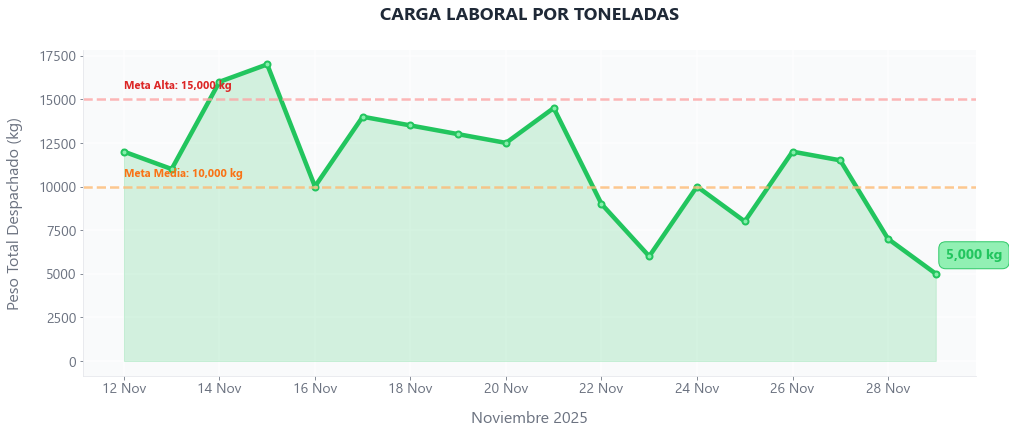
#> input picture data_test/carga_laboral_close_style.png, 1009 x 434 px
$ jupyter execute --allow-errors demo_main.ipynb   (shell and % lines are left out)
#> lines starting #> are read from the running program, lines starting #| are printed output that depends on the picture
### views/generate_dashboard/r_donut.py
from abc import ABC, abstractmethod
from dataclasses import dataclass
from typing import Tuple, List
import matplotlib.pyplot as plt
from PIL import Image, ImageDraw, ImageFont
import os
import random
from utils.palette_colors import PaletteColors, TypePalette


# ==================== Value Objects ====================
@dataclass(frozen=True)
class DonutValue:
    """Representa un valor del donut (inmutable)"""
    value: float
    label: str

    def calculate_percentage(self, total: float) -> float:
        """Calcula el porcentaje respecto al total"""
        return (self.value / total * 100) if total > 0 else 0


@dataclass(frozen=True)
class Position:
    """Representa una posición 2D"""
    x: int
    y: int

    def offset(self, dx: int, dy: int) -> 'Position':
        """Retorna una nueva posición con offset"""
        return Position(self.x + dx, self.y + dy)

    def as_tuple(self) -> Tuple[int, int]:
        """Convierte a tupla para PIL"""
        return (self.x, self.y)


@dataclass(frozen=True)
class TextDimensions:
    """Dimensiones calculadas de un texto"""
    width: int
    height: int


# ==================== Service Layer ====================
class FontProvider:
    """SRP: Responsable únicamente de proveer fuentes"""

    # [10 lines left out: functions __init__, get_font, not called in this run]


class ChartGenerator:
    """SRP: Responsable únicamente de generar gráficos matplotlib"""

    # [16 lines left out: function generate_donut_chart, not called in this run]


class FileManager:
    """SRP: Responsable únicamente de operaciones de archivo"""

    # [10 lines left out: functions load_image, delete_file, not called in this run]


class TextMeasurer:
    """SRP: Responsable de medir dimensiones de texto"""

    # [25 lines left out: functions measure_text, measure_max_width, not called in this run]


# ==================== Drawing Strategy ====================
class DonutIndicator:
    """Representa un indicador individual del donut"""

    # [11 lines left out: function __init__, not called in this run]


class IndicatorRenderer(ABC):
    """OCP: Abierto a extensión, cerrado a modificación"""

    # [40 lines left out: functions __init__, render, _draw_vertical_bar, _draw_indicator_texts, not called in this run]


class HorizontalIndicatorRenderer(IndicatorRenderer):
    """LSP: Implementación específica para layout horizontal"""

    # [31 lines left out: function render, not called in this run]


class VerticalIndicatorRenderer(IndicatorRenderer):
    """LSP: Implementación específica para layout vertical"""

    # [37 lines left out: function render, not called in this run]


# ==================== Facade ====================
class DonutChartBuilder:
    """
    ISP & DIP: Depende de abstracciones, no de concreciones.
    Coordina todos los servicios para construir el donut completo.
    """

    # [90 lines left out: functions __init__, _create_indicators, _draw_center_total, build, not called in this run]


# ==================== API Pública ====================
class ReportDonut:
    """
    Facade simplificado que mantiene compatibilidad con la API original
    """

    # [9 lines left out: function __init__, not called in this run]

    def donut_horizontal(
        self,
        img: Image.Image,
        draw: ImageDraw.ImageDraw,
        values: List[DonutValue],
        position: Tuple[int, int] = (10, 80)
    ) -> None:
        """Crea un donut con indicadores horizontales"""
        renderer = HorizontalIndicatorRenderer(self.font_provider)
        self.builder.build(
            img,
            draw,
            values,
            renderer,
            Position(*position),
            indicators_offset=(260, 80)
        )

    # [17 lines left out: function donut_vertical, not called in this run]

### data_test/demo_main.ipynb
[cell 1]
import pandas as pd
from datetime import datetime
import matplotlib.pyplot as plt
import numpy as np


try:
    df = pd.read_csv('../debug_programados_del_dia.csv', encoding='utf-8',  sep='|', engine='python')
    print(df.head())
except Exception as e:
    print(f"An error occurred: {e}")

[cell 2]
# [72 lines left out: function save_dataframe_as_image, not called in this run]

[cell 3]
# Limpieza de datos (Asegurando que los NaN sean 0 para la suma)
import datetime


#> (the rest of this cell did not finish here and is left out)

[cell 4]
import random
import colorsys

def hsl_to_hex(h, s, l):
    """Convierte valores HSL (0-1) a HEX."""
    r, g, b = colorsys.hls_to_rgb(h, l, s)
    return "#{:02X}{:02X}{:02X}".format(int(r * 255), int(g * 255), int(b * 255))

def generate_dynamic_neon_palette(n_colors=15, mode="light"):
    """
    Genera colores estilo NEÓN dinámicos, adaptados para modo LIGHT o DARK.
    Inspirado en el uso de Accent Colors de SAP Fiori Android.
    """
#> called with n_colors = 15, mode = 'light'
    palette = []

    for _ in range(n_colors):
        # Hue en todo el espectro (0–1)
        h = random.random()

        if mode == "light":
            s = random.uniform(0.70, 0.95)  # saturación vibrante
            l = random.uniform(0.50, 0.70)  # luminosidad media-alta
        elif mode == "dark":
            s = random.uniform(0.80, 1.00)  # aún más saturado
            l = random.uniform(0.35, 0.55)  # luminosidad media-baja
        else:
            raise ValueError("El modo debe ser 'light' o 'dark'")

        palette.append(hsl_to_hex(h, s, l))

    random.shuffle(palette)

    return palette

# EJEMPLOS:
colors_light = generate_dynamic_neon_palette(15, mode="light")
colors_dark = generate_dynamic_neon_palette(15, mode="dark")

print("Light palette:", colors_light)
print("Dark palette:", colors_dark)

[cell 5]
import matplotlib.pyplot as plt
from PIL import Image, ImageDraw, ImageFont
import os


class Donut:
    def __init__(self, value: float, label: str):
        self.value = value
        self.label = label


def generar_donut(
    valores: list[int],
    colores: list[str],
    filename: str,
    size: tuple[int, int] = (4, 4),
) -> None:
#> called with filename = 'donut_47.png', size = (3, 3)
    fig, ax = plt.subplots(figsize=size, dpi=100)
    ax.pie(valores, colors=colores, wedgeprops={"width": 0.30}, startangle=90)
    ax.set(aspect="equal")
    plt.savefig(filename, transparent=True, bbox_inches="tight")
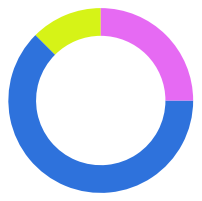
#> figure drawn by matplotlib, 1 panel
    plt.close()


def generar_donut_and_barra(
    img: Image.Image,
    draw: ImageDraw.ImageDraw,
    values: list[Donut],
    position: tuple[int, int] = (10, 80),
):
    name_image_ramdon = f"donut_{random.randint(1, 1000)}.png"
    colors_light = generate_dynamic_neon_palette(len(values), mode="light")
    _list_values = [f.value for f in values]
    generar_donut(_list_values, colors_light, name_image_ramdon, (3, 3))
    donut = Image.open(name_image_ramdon)
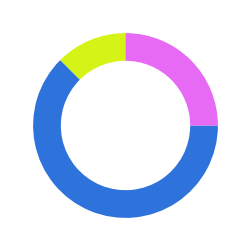
#> donut: PIL image 250x251 RGBA; mean R, G, B, A 222.8, 226.2, 242.8, 55.5; transparent parts drawn white

    draw.text(tuple(x + y for x, y in zip(position, (90, 85))), str(int(sum(_list_values))), fill="#3A3A3A", font=font_big)
    draw.text(tuple(x + y for x, y in zip(position, (100, 140))), "Total", fill="#777777", font=font_subtitle)

    x = 260 + position[0]
    y = 80 + position[1]


    img.paste(donut, position, donut)
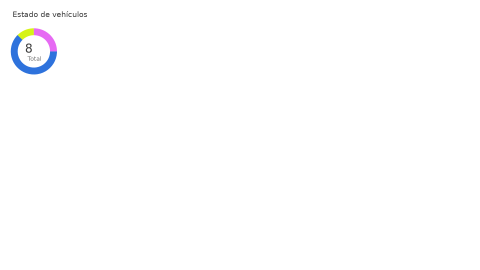
#> img: PIL image 1920x1080 RGB (shown at 1/4 size); mean R, G, B 253.8, 253.9, 254.4

    os.remove(name_image_ramdon)


    indicadores = [
        (
            str(values[i].value),
            values[i].label,
            f"{(values[i].value / sum(_list_values) * 100):.2f}%",
            colors_light[i],
        )
        for i in range(len(values))
    ]


    font_val = ImageFont.truetype("ARIAL.ttf", 28)
    font_label = font_small
    font_pct = ImageFont.truetype("ARIAL.ttf", 22)

    for val, label, pct, color in indicadores:
        # ------------------------------------------------
        # 1. Calcular ancho dinámico del bloque horizontal
        # ------------------------------------------------
        bbox_val = draw.textbbox((0, 0), val, font=font_val)
        bbox_label = draw.textbbox((0, 0), label, font=font_label)
        bbox_pct = draw.textbbox((0, 0), pct, font=font_pct)

        text_width = max(
            bbox_val[2] - bbox_val[0],
            bbox_label[2] - bbox_label[0],
            bbox_pct[2] - bbox_pct[0],
        )

        # Margen interno + espacio para barra vertical
        bloque_width = text_width + 30  # 15 (barra→texto) + 35 margen

        # ------------------------------------------------
        # 2. Dibujar barra vertical izquierd
        # ------------------------------------------------
        draw.line((x, y, x, y + 55), fill=color, width=6)

        # ------------------------------------------------
        # 3. Dibujar textos
        # ------------------------------------------------
        draw.text((x + 15, y), val, fill=color, font=font_val)
        draw.text((x + 15, y + 32), label, fill="#666666", font=font_label)
        draw.text((x + 15, y + 60), pct, fill="#777777", font=font_pct)

        # ------------------------------------------------
        # 4. Mover el cursor horizontalmente según ancho
        # ------------------------------------------------
        x += bloque_width


# [73 lines left out: function generar_donut_and_barra_vertical, not called in this run]

[cell 6]
import matplotlib.pyplot as plt
from PIL import Image, ImageDraw, ImageFont
import numpy as np


def peso_legible(valor):
    """
    Convierte cualquier entrada (texto o número) de kg a formato legible en toneladas o kg.
    Ejemplos:
        peso_legible("15420")     → "15 ton"
        peso_legible("50,000")    → "50 ton"
        peso_legible(8750)        → "8.75 ton"
        peso_legible("980")       → "0.98 ton"
        peso_legible(85)          → "85 kg"
    """
    # 1. Convertir a string y limpiar
    texto = str(valor).strip()

    # 2. Remover comas y espacios (soporta "15,420" o "15 420")
    texto_limpio = texto.replace(",", "").replace(" ", "")

    # 3. Si hay punto decimal (ej: "15.5" o "1,234.56")
    if "." in texto_limpio:
        # Separar parte entera y decimal
        partes = texto_limpio.split(".")
        entero = partes[0]
        decimal = partes[1] if len(partes) > 1 else "0"
        texto_limpio = entero + "." + decimal

    # 4. Convertir a float (ahora es seguro)
    try:
        kg = float(texto_limpio)
    except ValueError:
        return "Error: valor no válido"

    # 5. Convertir a toneladas
    toneladas = kg / 1000.0

    # 6. Formato inteligente
    if toneladas >= 10:
        return f"{toneladas:,.0f} ton".replace(
            ",", " "
        )  # opcional: espacio como separador
    elif toneladas >= 1:
        return f"{toneladas:,.2f} ton".replace(",", " ")
    else:
        return f"{kg:,.0f} kg".replace(",", " ")


WIDTH = 1920
HEIGHT = 1080

# === 1. Crear fondo blanco ===
img = Image.new("RGB", (WIDTH, HEIGHT), "white")
draw = ImageDraw.Draw(img)

# === 2. Cargar fuentes profesionales ===
font_title = ImageFont.truetype("ARIAL.ttf", 30)
font_subtitle = ImageFont.truetype("ARIAL.ttf", 24)
font_small = ImageFont.truetype("ARIAL.ttf", 18)
font_big = ImageFont.truetype("ARIAL.ttf", 48)

# === 3. Dibujar títulos ===
draw.text((50, 40), "Estado de vehículos", fill="#3A3A3A", font=font_title)


generar_donut_and_barra(
    img,
    draw,
    [
        Donut(value=1, label="Libres"),
        Donut(value=5, label="En comisión"),
        Donut(value=2, label="En ruta"),
    ],
)


vehiculos = [
    {
        "placa": "BSR-797",
        "modelo": "PEUGEOT BOXER",
        "porcentaje_del_tal": "12%",
        "total_vueltas": 2,
        "capacidad_x_placa": 1200,
        "capacidad_despachado": 960,
        "capacidad_despachado_porcentaje": "80%",
        "estatus": "Libre",
    },
    {
        "placa": "BSS-795",
        "modelo": "PEUGEOT BOXER",
        "porcentaje_del_tal": "18%",
        "total_vueltas": 3,
        "capacidad_x_placa": 1000,
        "capacidad_despachado": 1150,
        "capacidad_despachado_porcentaje": "115%",
        "estatus": "Libre",
    },
    {
        "placa": "CCA-932",
        "modelo": "PEUGEOT BOXER",
        "porcentaje_del_tal": "9%",
        "total_vueltas": 1,
        "capacidad_x_placa": 1500,
        "capacidad_despachado": 750,
        "capacidad_despachado_porcentaje": "50%",
        "estatus": "En ruta",
    },
    {
        "placa": "BSQ-823",
        "modelo": "PEUGEOT BOXER",
        "porcentaje_del_tal": "21%",
        "total_vueltas": 4,
        "capacidad_x_placa": 1300,
        "capacidad_despachado": 1690,
        "capacidad_despachado_porcentaje": "130%",
        "estatus": "En comisión",
    },
    {
        "placa": "BJU-859",
        "modelo": "PEUGEOT BOXER",
        "porcentaje_del_tal": "6%",
        "total_vueltas": 1,
        "capacidad_x_placa": 1400,
        "capacidad_despachado": 980,
        "capacidad_despachado_porcentaje": "70%",
        "estatus": "En mantenimiento",
    },
]
# Configuración visual
ROW_HEIGHT = 90
START_Y = 380
START_X = 20
ICON_X = START_X
TEXT_START_X = START_X + 5
WIDTH = 820 + START_X

# Fuentes
font_title = ImageFont.truetype("Arial.ttf", 24)
font_normal = ImageFont.truetype("Arial.ttf", 20)
font_badge = ImageFont.truetype("Arial.ttf", 16)

# Colores como en la imagen
COLORS = {
    "won": "#10B981",  # Verde
    "negotiation": "#3B82F6",  # Azul
    "libre": "#10B981",
    "en_ruta": "#F59E0B",
    "en_comision": "#8B5CF6",
    "en_mantenimiento": "#EF4444",
    "bg_alt": "#F9FAFB",  # Fondo fila alternada
    "separator": "#E5E7EB",
    "text_primary": "#111827",
    "text_secondary": "#6B7280",
}

# Mapeo de estatus a colores
status_colors = {
    "Libre": COLORS["libre"],
    "En ruta": COLORS["en_ruta"],
    "En comisión": COLORS["en_comision"],
    "En mantenimiento": COLORS["en_mantenimiento"],
}


y = START_Y


# header
draw.text(
    (START_X + 500, (y - ROW_HEIGHT) + 55),
    "Rutas",
    fill=COLORS["text_secondary"],
    font=font_title,
)
draw.text(
    (START_X + 730, (y - ROW_HEIGHT) + 55),
    "Fecha",
    fill=COLORS["text_secondary"],
    font=font_title,
)
draw.line(
    [(START_X, (y - ROW_HEIGHT) + 86), (WIDTH, (y - ROW_HEIGHT) + 86)],
    fill=COLORS["separator"],
    width=5,
)

for i, veh in enumerate(vehiculos):
    row_y = y + i * ROW_HEIGHT

    if i % 2 != 1:
        draw.rectangle([0, row_y, WIDTH, row_y + ROW_HEIGHT], fill=COLORS["bg_alt"])

    # Línea divisoria inferior sutil
    draw.line(
        [(START_X, row_y + ROW_HEIGHT), (WIDTH, row_y + ROW_HEIGHT)],
        fill=COLORS["separator"],
        width=1,
    )

    # === Placa (nombre principal) ===
    draw.text(
        (TEXT_START_X, row_y + 18),
        veh["placa"],
        fill=COLORS["text_primary"],
        font=font_title,
    )

    # === Modelo (subtexto gris) ===
    draw.text(
        (TEXT_START_X, row_y + 54),
        veh["modelo"],
        fill=COLORS["text_secondary"],
        font=font_small,
    )

    # === Badge de Estatus ===
    status = veh["estatus"]
    badge_color = status_colors.get(status, "#6B7280")
    badge_text = status.upper()

    # Fondo del badge
    badge_padding = 12
    text_bbox = draw.textbbox((0, 0), badge_text, font=font_badge)
    badge_width = text_bbox[2] - text_bbox[0] + badge_padding * 2
    badge_height = 25

    # badge de capacidad x placa
    badge_color_capacidad_x = COLORS["text_secondary"]
    badge_capacidad_x = START_X + 130
    badge_text_capacidad_x = f"{peso_legible(veh['capacidad_despachado'])} / {peso_legible(veh['capacidad_x_placa'])}"
    text_bbox_capacidad_x = draw.textbbox(
        (0, 0), badge_text_capacidad_x, font=font_badge
    )
    badge_width_capacidad_x = (
        text_bbox_capacidad_x[2] - text_bbox_capacidad_x[0] + badge_padding * 2
    )
    draw.rounded_rectangle(
        [
            badge_capacidad_x,
            row_y + 15,
            badge_capacidad_x + badge_width_capacidad_x,
            row_y + 15 + badge_height,
        ],
        radius=20,
        # fill=badge_color + "20",
        outline=badge_color_capacidad_x,
        width=2,
    )
    draw.text(
        (badge_capacidad_x + badge_padding, row_y + 28),
        badge_text_capacidad_x,
        fill=badge_color_capacidad_x,
        font=font_badge,
        anchor="lm",
    )

    # estado de vehiculo
    badge_x = START_X + 320
    draw.rounded_rectangle(
        [badge_x, row_y + 20, badge_x + badge_width, row_y + 20 + badge_height],
        radius=20,
        # fill=badge_color + "20",
        outline=badge_color,
        width=2,
    )
    draw.text(
        (badge_x + badge_padding, row_y + 20 + 15),
        badge_text,
        fill=badge_color,
        font=font_badge,
        anchor="lm",
    )

    # === Capacidad despachada ===
    monto = f"{veh['total_vueltas']}"
    draw.text(
        (START_X + 550, row_y + 32),
        monto,
        fill=COLORS["text_primary"],
        font=font_normal,
    )

    # === Fecha ===
    fecha_inicio = "Salida, Hoy 11:30"
    draw.text(
        (START_X + 800, row_y + 32),
        fecha_inicio,
        fill=COLORS["text_secondary"],
        font=font_small,
        anchor="rm",
    )

    fecha_fin = "Regreso, Hoy 11:30"
    draw.text(
        (START_X + 800, row_y + 55),
        fecha_fin,
        fill=COLORS["text_secondary"],
        font=font_small,
        anchor="rm",
    )
#> this loop made 5 passes
#> (text_bbox, badge_width, text_bbox_capacidad_x, badge_width_capacidad_x) on passes 1 to 5: ((0, 3, 46, 15), 70, (0, 3, 138, 18), 162), ((0, 3, 46, 15), 70, (0, 3, 150, 16), 174), ((0, 3, 70, 15), 94, (0, 3, 138, 18), 162), ((0, 0, 109, 15), 133, (0, 3, 150, 16), 174), ((0, 3, 163, 15), 187, (0, 3, 138, 18), 162)


# === 8. Total de capacidad ===
draw.text(
    (START_X, row_y + 110), "Total de capacidad 13.1 t", fill="#555555", font=font_small
)
draw.text((550, 10), "Actualizado 27/11/25 12:30", fill="#555555", font=font_small)

# === 9. Lado derecho: Programación del día ===

# generar_donut([736, 89], ["#22A7F0", "#F24E71"], "donut2.png")
# donut2 = Image.open("donut2.png")
# img.paste(donut2, (1100, 400), donut2)
donut = Image.open("carga_laboral_close_style.png")
#> donut is the input picture: PIL image 1009x434 RGBA; mean R, G, B, A 231.8, 244.9, 236.9, 255
img.paste(donut, (880, 40), donut)
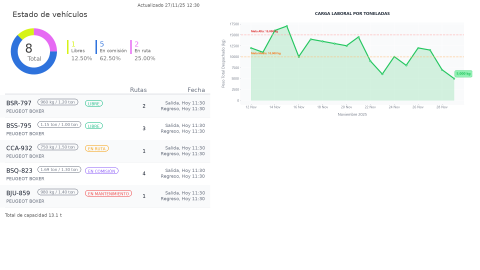
#> img: PIL image 1920x1080 RGB (shown at 1/4 size); mean R, G, B 246.2, 249.1, 248.2


# === Donut pequeño ===
draw.rounded_rectangle(
    [900, 500, 1600, 780],
    radius=20,
    fill="#F9FAFB",
    outline="#E5E7EB",
    width=2,
)

draw.text(
    (920, 520),
    "PROGRAMACIÓN DEL DÍA",
    fill=COLORS["text_secondary"],
    font=font_title,
)
draw.text((920, 545), "27/11/25", fill="#999999", font=font_subtitle)

generar_donut_and_barra(
    img,
    draw,
    [
        Donut(value=1, label="Libres"),
        Donut(value=5, label="En comisión"),
        Donut(value=2, label="En ruta"),
    ],
    (900, 550),
)
#> call 2 of generar_donut_and_barra, with position = (900, 550)
#> call 2 of generar_donut, with filename = 'donut_854.png', size = (3, 3)
#> in generar_donut (call 2), `plt.savefig(filename, transparent=True, bbox_inches="tight")`:
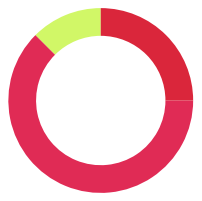
#> figure drawn by matplotlib, 1 panel
#> in generar_donut_and_barra (call 2), `donut = Image.open(name_image_ramdon)`:
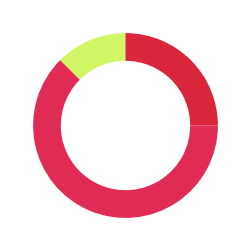
#> donut: PIL image 250x251 RGBA; mean R, G, B, A 247.2, 212.4, 215.5, 55.5; transparent parts drawn white


draw.rounded_rectangle(
    [900, 800, 1600, 1050],
    radius=20,
    fill="#F9FAFB",
    outline="#E5E7EB",
    width=2,
)
generar_donut_and_barra(
    img,
    draw,
    [
        Donut(value=21, label="24 Horas"),
        Donut(value=35, label="48 Horas"),
        Donut(value=26, label="72 Horas"),
        Donut(value=43, label="Otros"),
    ],
    (900, 800),
)
#> call 3 of generar_donut_and_barra, with position = (900, 800)
#> call 3 of generar_donut, with filename = 'donut_636.png', size = (3, 3)
#> in generar_donut (call 3), `plt.savefig(filename, transparent=True, bbox_inches="tight")`:
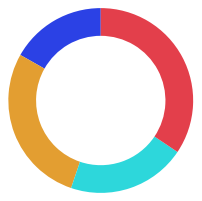
#> figure drawn by matplotlib, 1 panel
#> in generar_donut_and_barra (call 3), `donut = Image.open(name_image_ramdon)`:
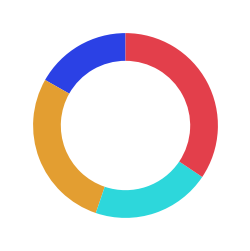
#> donut: PIL image 250x251 RGBA; mean R, G, B, A 233.1, 224.7, 225.2, 55.5; transparent parts drawn white
#> in generar_donut_and_barra (call 3), `img.paste(donut, position, donut)`:
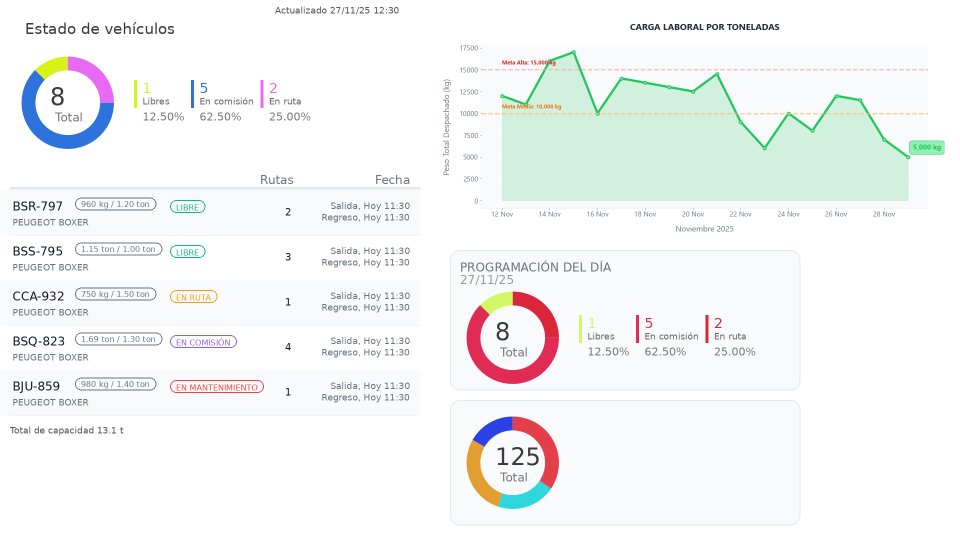
#> img: PIL image 1920x1080 RGB (shown at 1/2 size); mean R, G, B 243.8, 245.6, 244.9


draw.rounded_rectangle(
    [1630, 470, 1910, 1050],
    radius=20,
    fill="#F9FAFB",
    outline="#E5E7EB",
    width=2,
)

from views.generate_dashboard.r_donut import ReportDonut

# generar_donut_and_barra_vertical(
#     img,
#     draw,
#     [
#         Donut(value=21, label="24 Horas"),
#         Donut(value=35, label="48 Horas"),
#         Donut(value=26, label="72 Horas"),
#         Donut(value=43, label="Otros"),
#     ],
#     (1630, 450),
# )
#> (the rest of this cell did not finish here and is left out)



# === Guardar imagen final ===
img.save("dashboard_1920x1080.png", quality=95)
print("Imagen generada: dashboard_1920x1080.png")
